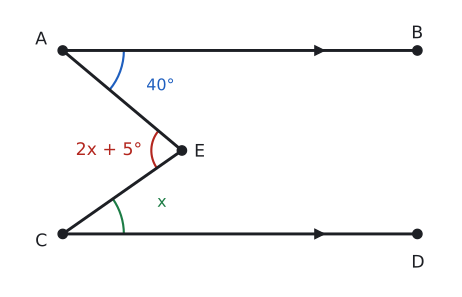

This figure's Python source:
import sys; sys.path.insert(0, "tools")
from cizim import *
def yon(d): return np.array([np.cos(np.radians(d)), np.sin(np.radians(d))])
def kesis(p, u, q, v):
    s = np.linalg.solve(np.array([u, -v]).T, q - p); return p + s[0] * u
def aciolc(k, p, q):
    return np.degrees(np.arccos(np.dot(p - k, q - k) / np.linalg.norm(p - k) / np.linalg.norm(q - k)))
def paraleller(ax, h, x0, x1, adlar=("d₁", "d₂"), okx=None):
    for y, ad in ((h, adlar[0]), (0, adlar[1])):
        ax.plot([x0, x1], [y, y], color=YAZI); ax.plot(okx if okx is not None else x1 - 0.8, y, ">", color=YAZI, markersize=7)
        if ad: ax.text(x0 - 0.3, y, ad, ha="right", va="center")

# Alıştırma 5: [AB] // [CD]. m(BAE) = 40°, m(DCE) = x, m(AEC) = 2x + 5. x = 35, E'deki açı 75°.
h = 3.0
A = np.array([0.0, h]); B = np.array([5.8, h]); C = np.array([0.0, 0.0]); D = np.array([5.8, 0.0])
E = kesis(A, yon(-40), C, yon(35)); print("E", E, aciolc(E, A, C))
fig, ax = sekil(6, 4.0); ax.set_aspect("equal"); ax.axis("off")
ax.plot(*zip(A, B), color=YAZI); ax.plot(*zip(C, D), color=YAZI)
ax.plot(4.2, h, ">", color=YAZI, markersize=7); ax.plot(4.2, 0, ">", color=YAZI, markersize=7)
ax.plot(*zip(A, E, C), color=YAZI)
nokta(ax, *A, "A", dx=-0.45, dy=0.1); nokta(ax, *B, "B", dx=-0.1, dy=0.2)
nokta(ax, *C, "C", dx=-0.45, dy=-0.2); nokta(ax, *D, "D", dx=-0.1, dy=-0.55)
nokta(ax, *E, "E", dx=0.2, dy=-0.1)
aci(ax, A, B, E, r=1.0, ad="40°", renk=MAVI)
aci(ax, C, D, E, r=1.0, ad="x", renk=YESIL)
aci(ax, E, C, A, r=0.5, renk=KIRMIZI); ax.text(E[0] - 0.65, E[1], "2x + 5°", color=KIRMIZI, ha="right", va="center")
ax.set_xlim(-0.9, 6.4); ax.set_ylim(-0.9, h + 0.7)
kaydet(fig, __file__)
